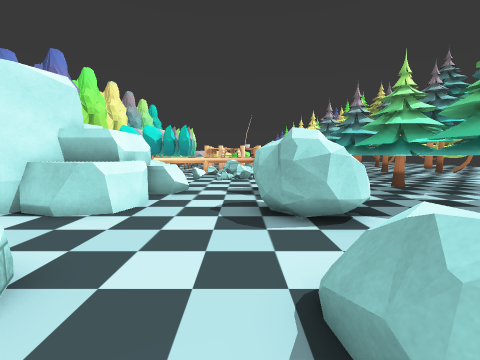
view 1 (above)

18 first-person views from a walk through a Unity game level. The camera is 1.4 m above the floor, tilts 6° down and sees 90° across. The floor is counted in squares, 1 m on a side. Each view is taken from the middle of a square. On the plan, view 1 faces up. The plan holds only what a view shows up to about 13 squares ahead; the rest is blank. The place goes on beyond the plan. Some surface patterns are stand-ins.

view 2
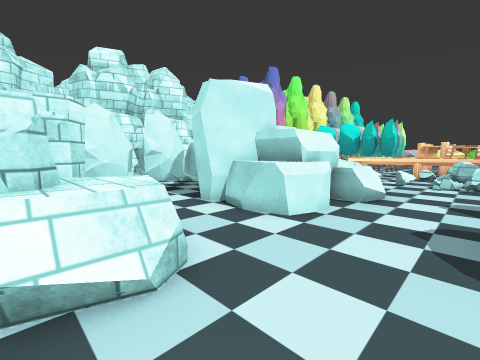

view 3
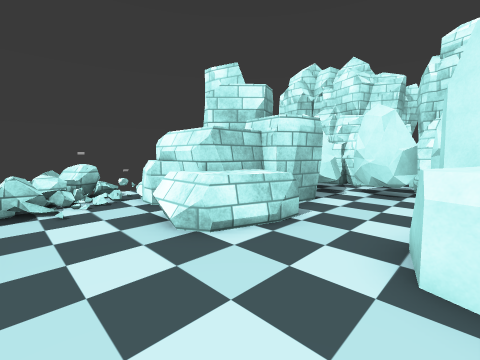

view 4
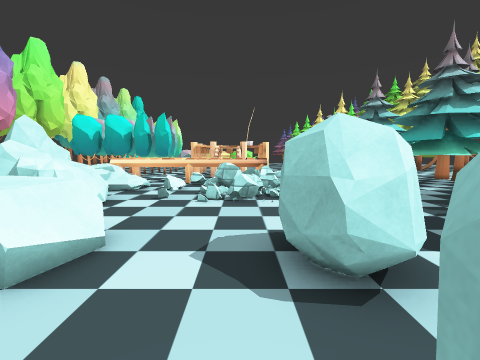

view 5
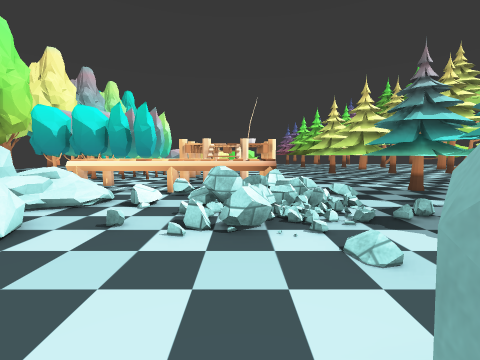

view 6
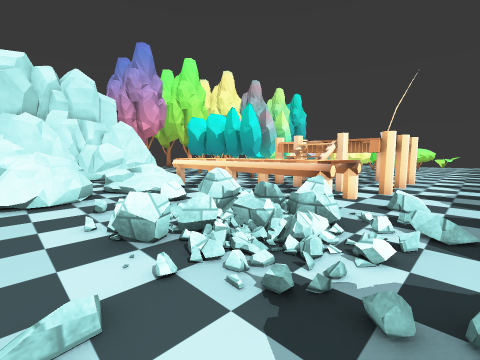

view 7
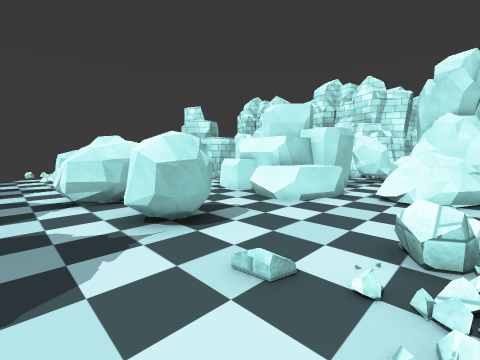

view 8
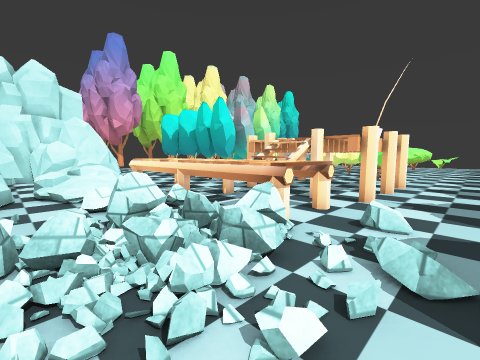

view 9
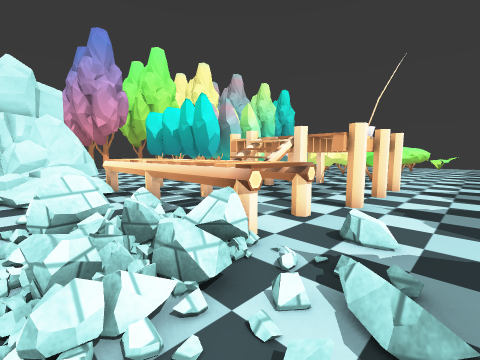

view 10
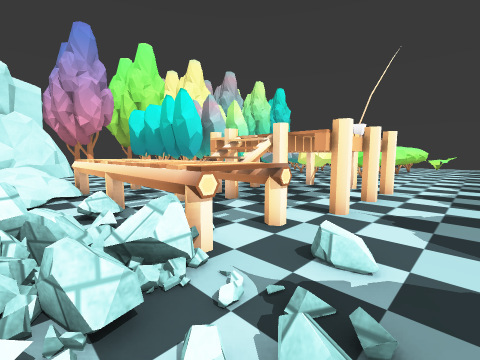

view 11
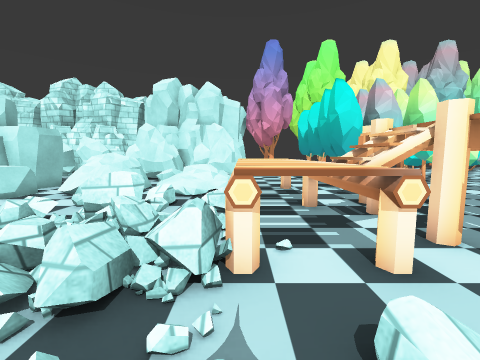

view 12
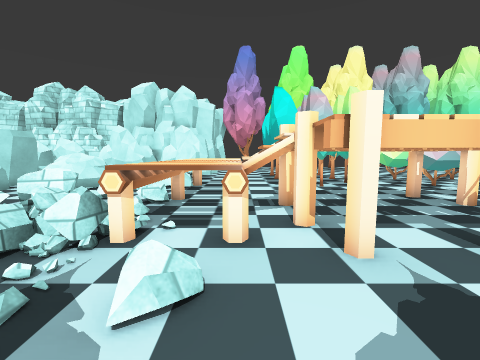

view 13
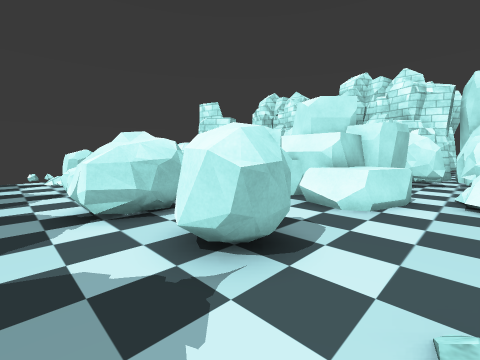

view 14
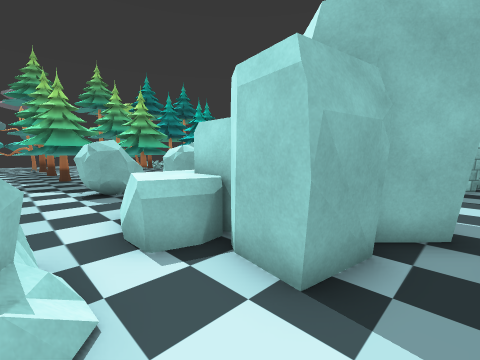

view 15
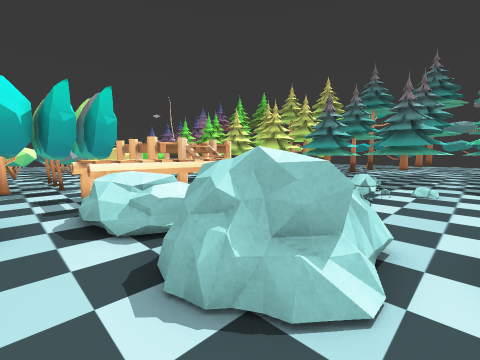

view 16
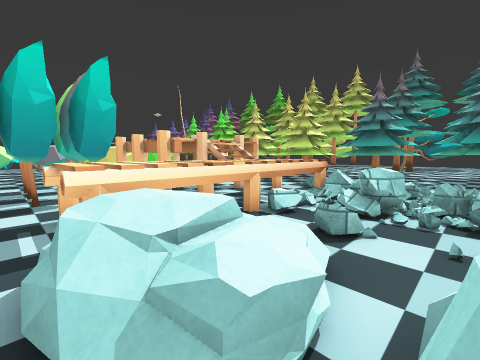

view 17
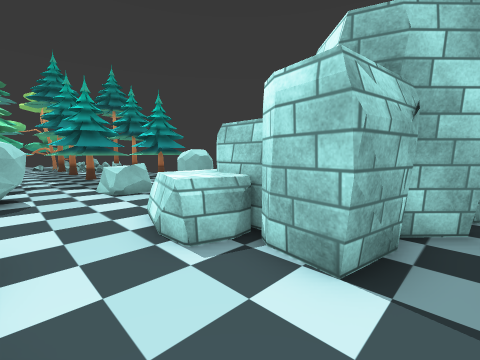

view 18
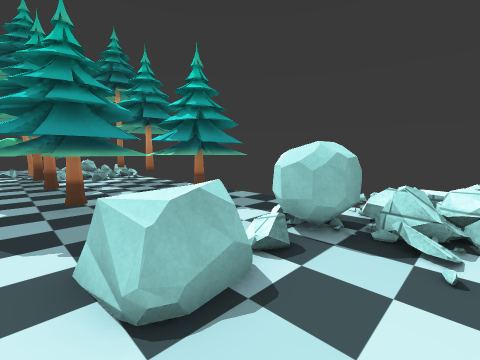

### Floor plan
Key: @ floor where view 1 was taken; # wall or solid block; x gap in a wall; . main floor; : floor 0.25 m higher than the main floor; + floor 0.5 m higher than the main floor; * floor 0.75 m higher than the main floor; / step, stairs or slope; = window, fence, low wall or low ledge; ^ raised ledge; T thing the floor can be seen under or through; O other object.
Columns run from 13 left of view 1 to 16 right of it. Each row starts with its distance up from view 1.
 29                ...
 28      ######   #...
 27      ##...T   #...
 26      .....TT ##...
 25      OOOO.T T##...
 24       OOO.T TT#...
 23      OOOO.TT T#...
 22   OOOOOOO.TTTT#... ##  .#
 21     .......TT##...    ..
 20    ....TTT^T^^x....   ..
 19    ....TTT^##^..:.#   ...
 18     #T TTT^##^x...#TT ..#
 17     #T= +. ##==x//# T ..
 16  #  #T= *:..==::/..T  .
 15  ####..x:....=///.TT  ..
 14  #  #..=#=..O=///. TT ..
 13     #.==#=...=....    ....
 12 # ###..#=#.....:...#  ....
 11 #   #.............##  ...
 10     #.##=^^=..##..##T ..
  9     #.####^=..##..# T
  8     #.# ###...x....TT
  7     #x#####...##..TT
  6  ## #. ##^=...##^.
  5  #  #....=....###.
  4  #  #..............  ..
  3  #  #...=^=.......T  .........
  2  ## #.###^^=..^^..TTTT..#.....
  1  ##  .#####...^=..TT  .....=#
  0      ##  ##..@# ...   .....
 -1      #   ##...#^..  T .....=
 -2      #    #..###..TTT ..#.
 -3           #=::. ..    ...
 -4           ###:
 -5             =

Positions as (right, up) in squares from view 1, and headings:
1: (0, 0), facing up
2: (0, 1), facing up-left
3: (0, 6), facing down-left
4: (0, 6), facing up
5: (0, 9), facing up
6: (4, 12), facing up-left
7: (4, 14), facing down-left
8: (4, 14), facing up-left
9: (4, 15), facing up-left
10: (4, 16), facing up-left
11: (4, 18), facing left
12: (5, 20), facing left
13: (4, 12), facing down-left
14: (-8, 12), facing down-right
15: (-8, 11), facing up-right
16: (-7, 14), facing up-right
17: (-8, 5), facing down-right
18: (-1, 3), facing down-right
